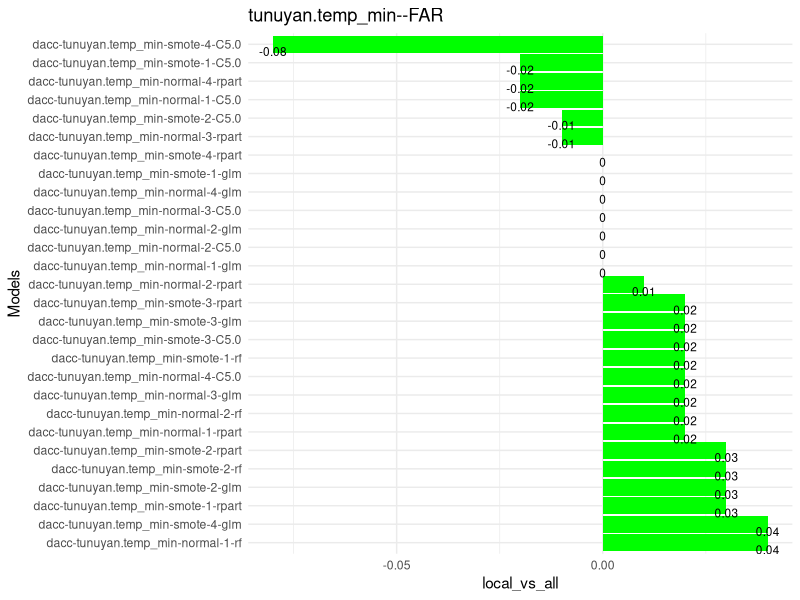
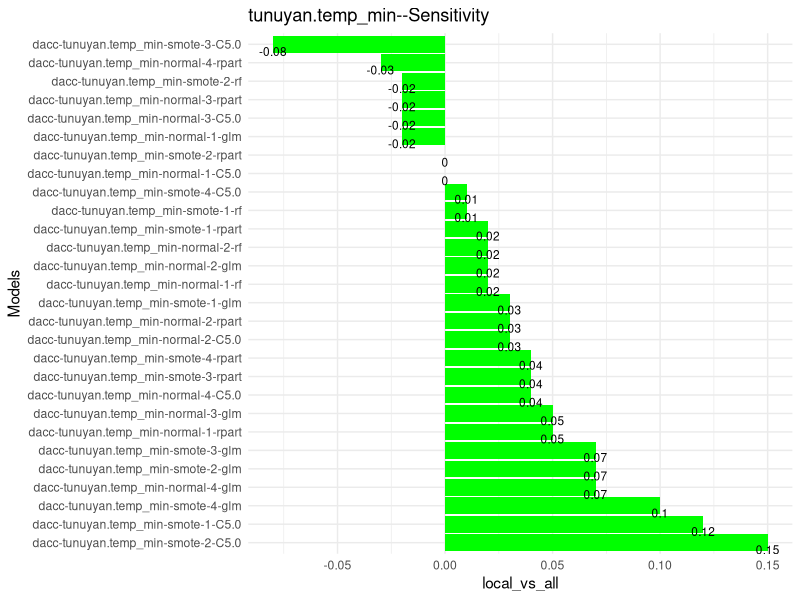
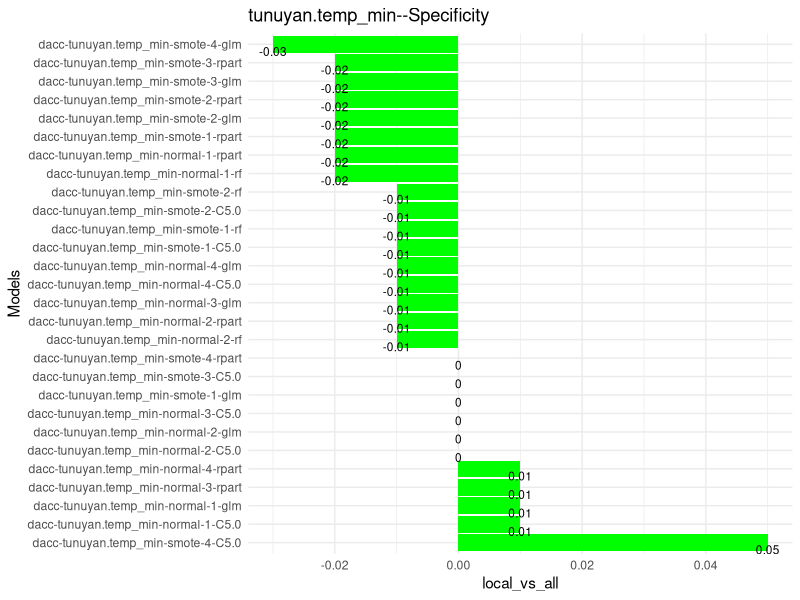
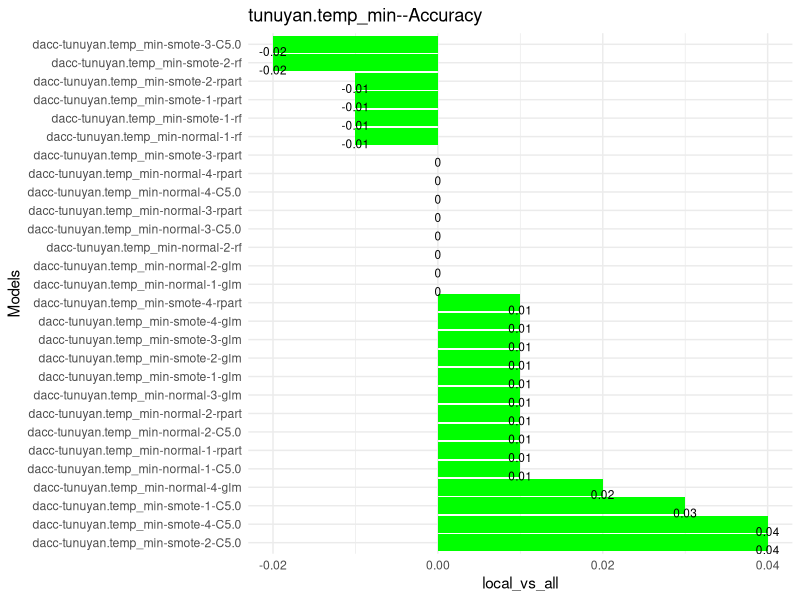
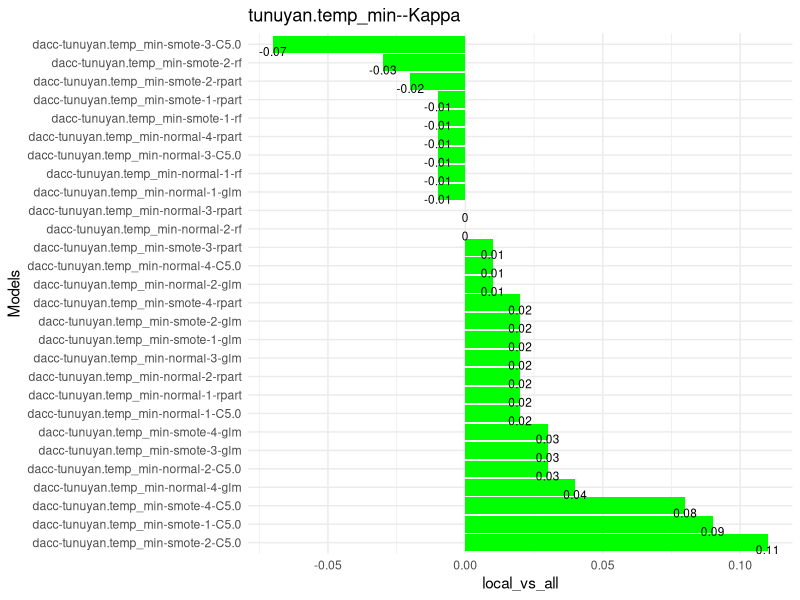
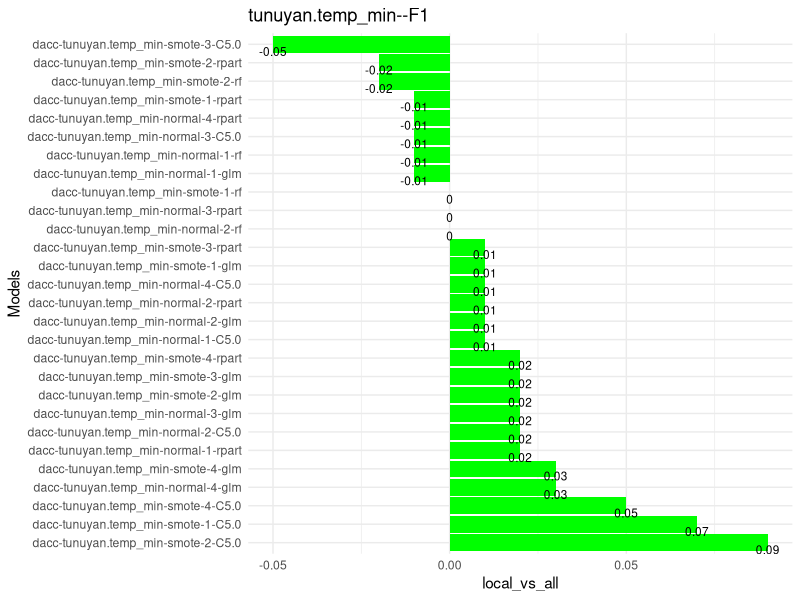
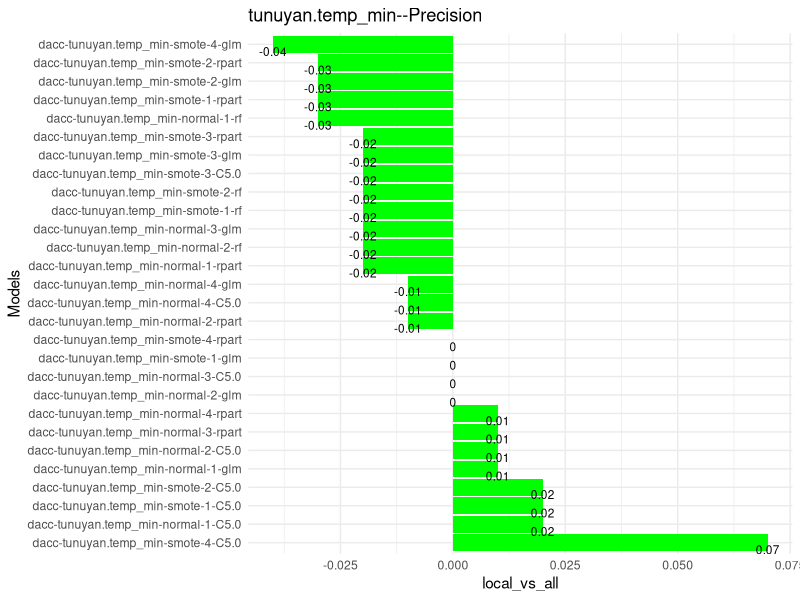
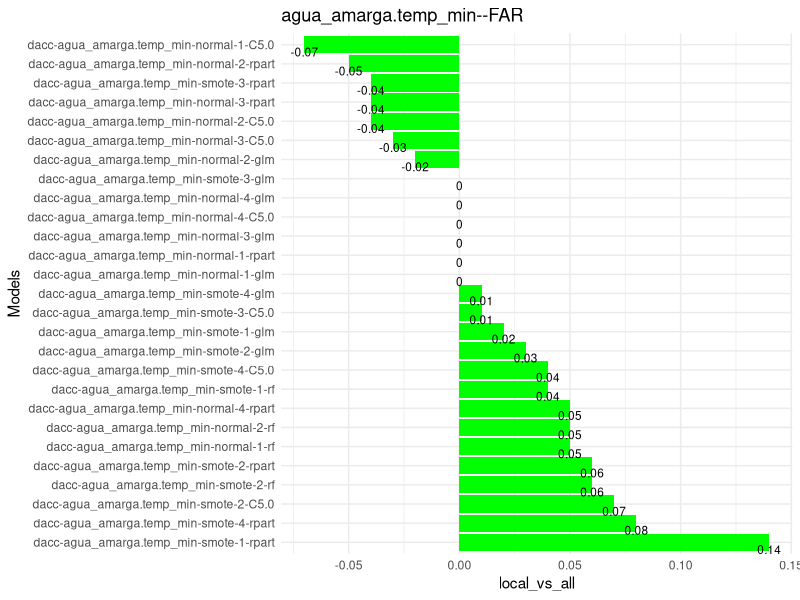

The R source for these figures, in order:
#' ## Resultados clasificación
#' 

library(readr)
library(ggplot2)
library(gridExtra)
library(tidyverse)
library(lazyeval)

dataset <- read_csv("classification-results.csv")
dataset[,8:ncol(dataset)] <- round(dataset[,8:ncol(dataset)],digits = 3)

#' ESTACION: valores posibles en la columna vars. Son las estaciones meteorológicas
print(unique(dataset$var))
#' DATASET: valores posibles "dacc", faltan casos de "dacc-temp","dacc-spring"
#' 
#' Caso columna o dato que evalue si colabora o no el enfoque agregar vecinos.
#' 

ESTACION <- "junin.temp_min"
DATASET <- "dacc"
ALGORITMO <- "glm"

stations <- unique(dataset$var)
algoritmos <- unique(dataset$alg)
metrics <- c("FAR","Sensitivity","Specificity","Accuracy","Kappa","F1","Precision")
#' ## Carga dataset
#' Creación de dataset genérico para resultados clasificación
df <- dataset %>%
  unite(dataset, 
        col=label,c("dataset","var","config.train","config.vars","T","alg"),
        sep = "-",remove=FALSE) %>% 
  select(label,dataset,var,config.train,config.vars,T,alg,FAR,Sensitivity,Specificity,Accuracy,Kappa,F1,Precision) 

#' ## ENFOQUE local vs all
#' 
#' Vistazo del dataset del que hacemos la resta:
#' 

df %>%
  select(dataset,var,config.train,config.vars,T,alg,FAR) %>%
  filter(dataset == DATASET & var == ESTACION ) %>% # & alg=="glm" & T == 1 ) %>%
  group_by(dataset,var,config.train,T,alg) %>% 
  arrange(dataset,var,config.train,T,alg,desc(config.vars)) %>% 
  mutate(local_vs_all = lag(FAR) - FAR)

#' para crear columna local vs all
mutate_call_ <- function(df, col1, col2, new_col_name) {
  mutate_call = lazyeval::interp(~ round(lag(a) - b,2), a = as.name(col1), b = as.name(col2))
 df %>% mutate_(.dots = setNames(list(mutate_call), new_col_name))
}
#' df data.frame
#' 
#' NO IMPLEMENTADO filtro: filtro a pasar a ggplot en filter
#' 
#' m metrica, valores posibles o referencia array metrics o mirar dataset.
#' 
#' s: character, nombre de la estacion o variable predecida
plot_local_vs_all <- function(df,m,s)
{
  df1 <- df %>%
    select(dataset,var,config.train,config.vars,T,alg,m) %>%
    group_by(dataset,var,config.train,T,alg) %>% 
    arrange(dataset,var,config.train,T,alg,desc(config.vars)) %>% 
    mutate_call_(m, m, "local_vs_all") %>% 
    filter(!is.na(local_vs_all))  %>%
    unite(col=label,c("dataset","var","config.train","T","alg"),
          sep = "-",remove=FALSE) 
  
  
  p <- ggplot(data=df1, aes(x= reorder(label,-local_vs_all), y=local_vs_all)) +
          geom_bar(stat="identity",fill="green")+ 
          geom_text(aes(label=local_vs_all), vjust=1.3, color="black", size=3) + 
          coord_flip()+
          theme_minimal() +
          labs(x = "Models",title=paste(s,m,sep="--"))
  print(p)
  return(p)
}
#' corro para cada estación para cada una de las métricas
#' 
#' ## IMPORTANTE, las barras representan la resta de local - all para alguna métrica. 
#' ## Barra negativa significa  que config ALL es mayor a local 
#' (info de las otras estaciones)
lista <- NULL
for(s in stations)
{
  df1 <- df %>%
    #select(dataset,var,config.train,config.vars,T,alg,m) %>%
    filter(dataset == DATASET & var == s ) # & alg=="glm" & T == 1 ) %>%
  for(m in metrics){
    lista[[paste(s,m,sep="--")]] <- plot_local_vs_all(df1,m,s)
  }
}





